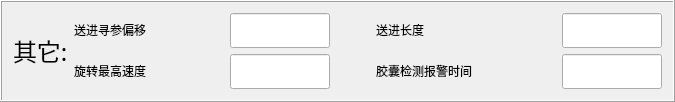
          <widget class="QFrame" name="frame">
           <property name="frameShape">
            <enum>QFrame::Box</enum>
           </property>
           <property name="frameShadow">
            <enum>QFrame::Raised</enum>
           </property>
           <layout class="QHBoxLayout" name="horizontalLayout_21">
            <item>
             <layout class="QHBoxLayout" name="horizontalLayout_17">
              <item>
               <widget class="QLabel" name="label_29">
                <property name="sizePolicy">
                 <sizepolicy hsizetype="Fixed" vsizetype="Fixed">
                  <horstretch>0</horstretch>
                  <verstretch>0</verstretch>
                 </sizepolicy>
                </property>
                <property name="minimumSize">
                 <size>
                  <width>55</width>
                  <height>30</height>
                 </size>
                </property>
                <property name="maximumSize">
                 <size>
                  <width>55</width>
                  <height>30</height>
                 </size>
                </property>
                <property name="font">
                 <font>
                  <family>幼圆</family>
                  <pointsize>18</pointsize>
                  <weight>50</weight>
                  <italic>false</italic>
                  <bold>false</bold>
                 </font>
                </property>
                <property name="styleSheet">
                 <string notr="true">font: 18pt &quot;幼圆&quot;;</string>
                </property>
                <property name="text">
                 <string>其它:</string>
                </property>
               </widget>
              </item>
              <item>
               <layout class="QGridLayout" name="gridLayout_9">
                <item row="1" column="4">
                 <widget class="QLineEdit" name="lE_CapCheckAlarmTime">
                  <property name="minimumSize">
                   <size>
                    <width>100</width>
                    <height>35</height>
                   </size>
                  </property>
                  <property name="maximumSize">
                   <size>
                    <width>100</width>
                    <height>35</height>
                   </size>
                  </property>
                 </widget>
                </item>
                <item row="0" column="4">
                 <widget class="QLineEdit" name="lE_FeedLength">
                  <property name="minimumSize">
                   <size>
                    <width>100</width>
                    <height>35</height>
                   </size>
                  </property>
                  <property name="maximumSize">
                   <size>
                    <width>100</width>
                    <height>35</height>
                   </size>
                  </property>
                 </widget>
                </item>
                <item row="0" column="3">
                 <widget class="QLabel" name="label_9">
                  <property name="sizePolicy">
                   <sizepolicy hsizetype="Fixed" vsizetype="Fixed">
                    <horstretch>0</horstretch>
                    <verstretch>0</verstretch>
                   </sizepolicy>
                  </property>
                  <property name="minimumSize">
                   <size>
                    <width>150</width>
                    <height>30</height>
                   </size>
                  </property>
                  <property name="maximumSize">
                   <size>
                    <width>150</width>
                    <height>30</height>
                   </size>
                  </property>
                  <property name="styleSheet">
                   <string notr="true">font: 18pt &quot;幼圆&quot;;</string>
                  </property>
                  <property name="text">
                   <string>送进长度</string>
                  </property>
                 </widget>
                </item>
                <item row="1" column="1">
                 <widget class="QLineEdit" name="lE_RotateSpeed">
                  <property name="minimumSize">
                   <size>
                    <width>100</width>
                    <height>35</height>
                   </size>
                  </property>
                  <property name="maximumSize">
                   <size>
                    <width>100</width>
                    <height>35</height>
                   </size>
                  </property>
                 </widget>
                </item>
                <item row="1" column="3">
                 <widget class="QLabel" name="label_19">
                  <property name="sizePolicy">
                   <sizepolicy hsizetype="Fixed" vsizetype="Fixed">
                    <horstretch>0</horstretch>
                    <verstretch>0</verstretch>
                   </sizepolicy>
                  </property>
                  <property name="minimumSize">
                   <size>
                    <width>180</width>
                    <height>30</height>
                   </size>
                  </property>
                  <property name="maximumSize">
                   <size>
                    <width>180</width>
                    <height>30</height>
                   </size>
                  </property>
                  <property name="styleSheet">
                   <string notr="true">font: 16pt &quot;幼圆&quot;;</string>
                  </property>
                  <property name="text">
                   <string>胶囊检测报警时间</string>
                  </property>
                 </widget>
                </item>
                <item row="1" column="0">
                 <widget class="QLabel" name="label_39">
                  <property name="sizePolicy">
                   <sizepolicy hsizetype="Fixed" vsizetype="Fixed">
                    <horstretch>0</horstretch>
                    <verstretch>0</verstretch>
                   </sizepolicy>
                  </property>
                  <property name="minimumSize">
                   <size>
                    <width>150</width>
                    <height>30</height>
                   </size>
                  </property>
                  <property name="maximumSize">
                   <size>
                    <width>150</width>
                    <height>30</height>
                   </size>
                  </property>
                  <property name="styleSheet">
                   <string notr="true">font: 18pt &quot;幼圆&quot;;</string>
                  </property>
                  <property name="text">
                   <string>旋转最高速度</string>
                  </property>
                 </widget>
                </item>
                <item row="0" column="0">
                 <widget class="QLabel" name="label_24">
                  <property name="sizePolicy">
                   <sizepolicy hsizetype="Fixed" vsizetype="Fixed">
                    <horstretch>0</horstretch>
                    <verstretch>0</verstretch>
                   </sizepolicy>
                  </property>
                  <property name="minimumSize">
                   <size>
                    <width>150</width>
                    <height>30</height>
                   </size>
                  </property>
                  <property name="maximumSize">
                   <size>
                    <width>150</width>
                    <height>30</height>
                   </size>
                  </property>
                  <property name="styleSheet">
                   <string notr="true">font: 18pt &quot;幼圆&quot;;</string>
                  </property>
                  <property name="text">
                   <string>送进寻参偏移</string>
                  </property>
                 </widget>
                </item>
                <item row="0" column="1">
                 <widget class="QLineEdit" name="lE_FeedAxisHomeOffset">
                  <property name="minimumSize">
                   <size>
                    <width>100</width>
                    <height>35</height>
                   </size>
                  </property>
                  <property name="maximumSize">
                   <size>
                    <width>100</width>
                    <height>35</height>
                   </size>
                  </property>
                  <property name="text">
                   <string/>
                  </property>
                  <property name="placeholderText">
                   <string/>
                  </property>
                 </widget>
                </item>
                <item row="1" column="2">
                 <spacer name="horizontalSpacer_20">
                  <property name="orientation">
                   <enum>Qt::Horizontal</enum>
                  </property>
                  <property name="sizeHint" stdset="0">
                   <size>
                    <width>40</width>
                    <height>20</height>
                   </size>
                  </property>
                 </spacer>
                </item>
               </layout>
              </item>
             </layout>
            </item>
           </layout>
          </widget>
